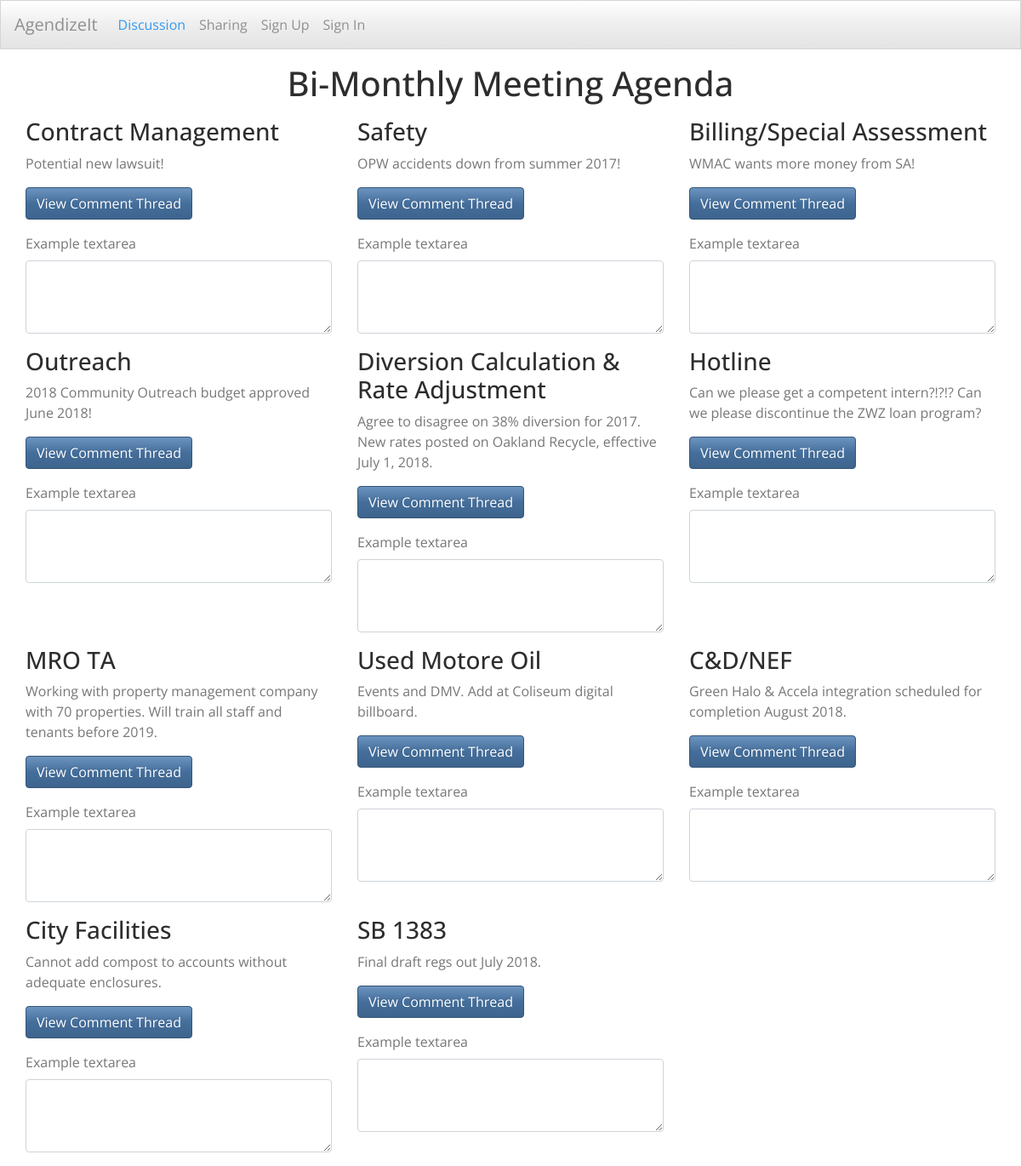
/discussion/, run on an earlier commit of the app's database.
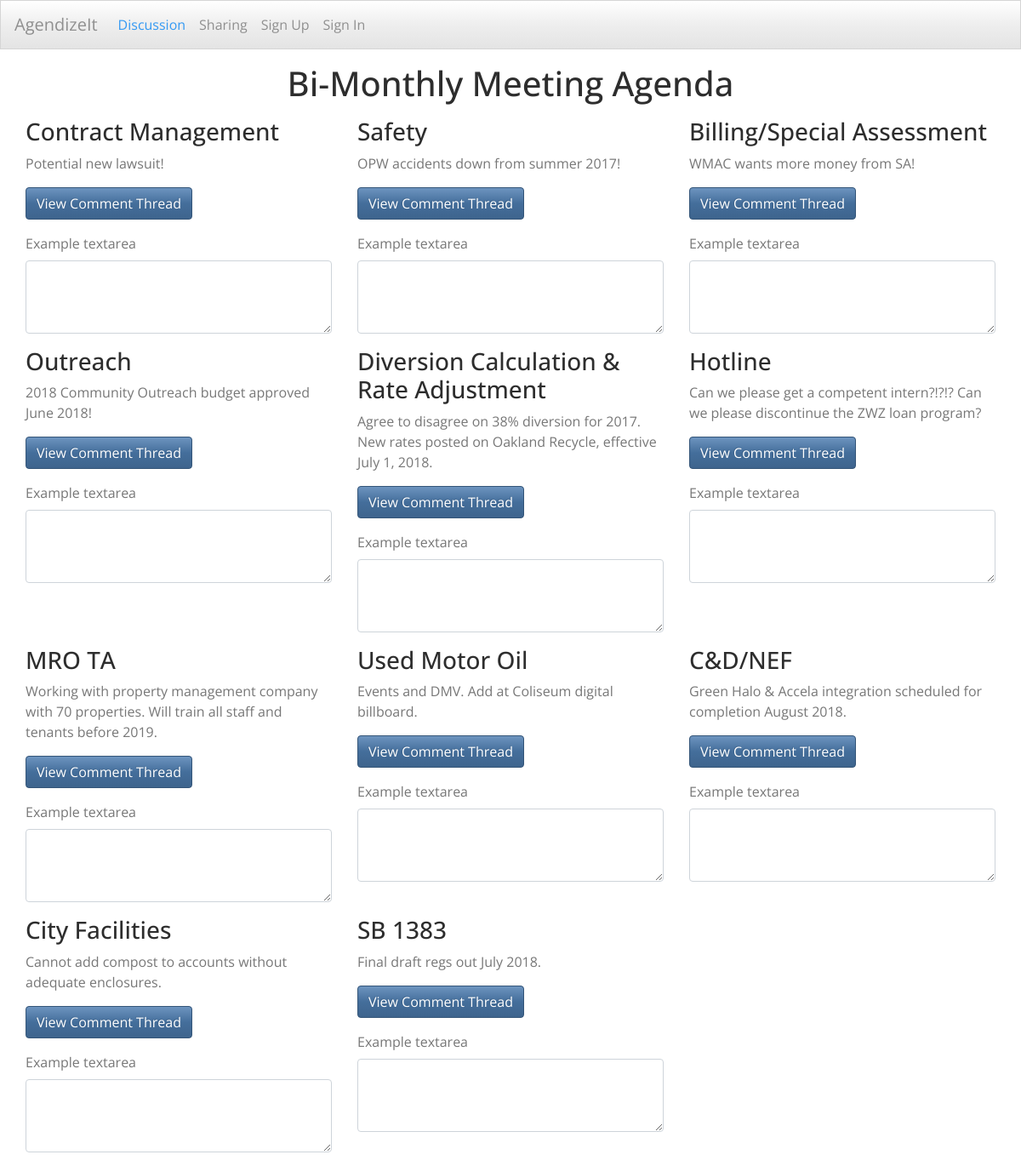
And on a later commit of the database.
### meetingdiscuss/models.py (models this page shows)
class AgendaItem(models.Model):
    topic = models.CharField(max_length=150)
    text = models.TextField() #This text should either go away or it should be for the admin to provide background information on the agenda item.

### meetingdiscuss/views.py (the view)
# urls.py: path("discussion/", views.discussion),
def discussion(request):
    items = AgendaItem.objects.all()
    context = {
        'items': items,
    }
    return render(request, "discussion.html", context)

### meetingdiscuss/templates/discussion.html (shortened to what this page needs)
{% extends "base.html" %}
{% block content %}
<p> <h1 align="center">Bi-Monthly Meeting Agenda </h1></p>
<div class="container-fluid">
  <div class="row">
  {% for item in items %}
     <div class="col-4"> <h3>{{ item.topic }}</h3>
    <p>{{ item.text}}</p>
     <p> <a class="btn btn-primary" href="/thread/">View Comment Thread</a> </p>
     <div class="form-group">
      <label for="exampleTextarea">Example textarea</label>
      <textarea class="form-control" id="exampleTextarea" rows="3"></textarea>
    </div>
    </div>
    {% endfor %}
    </div>
</div>
{% endblock content %}

What changed in the data, as far as the page shows it:
changed AgendaItem "Events and DMV. Add at Coliseum digital billboard.": topic "Used Motore Oil" → "Used Motor Oil"
